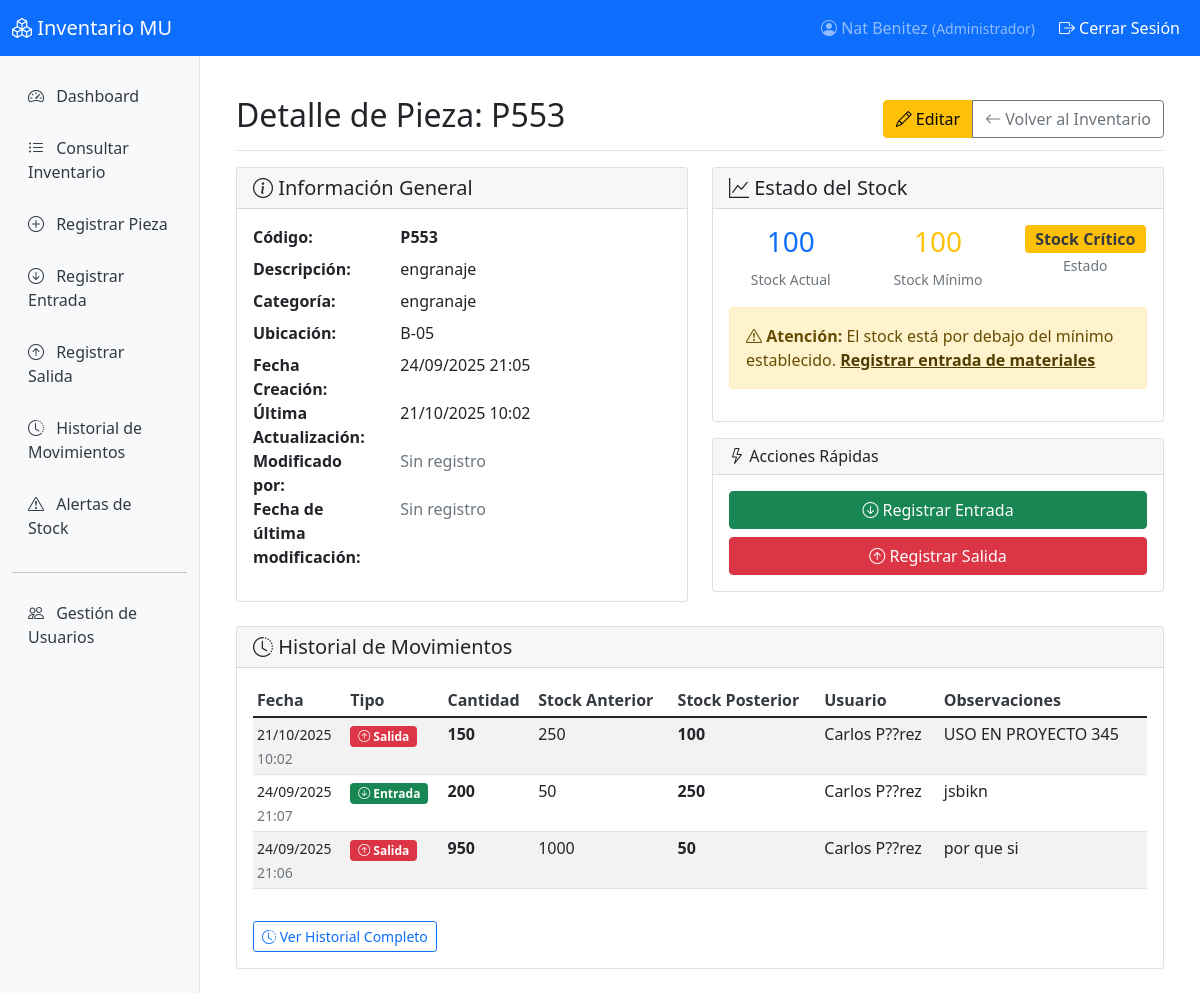
The page /inventario/detalle/12/ (signed in) on the database as committed earlier.
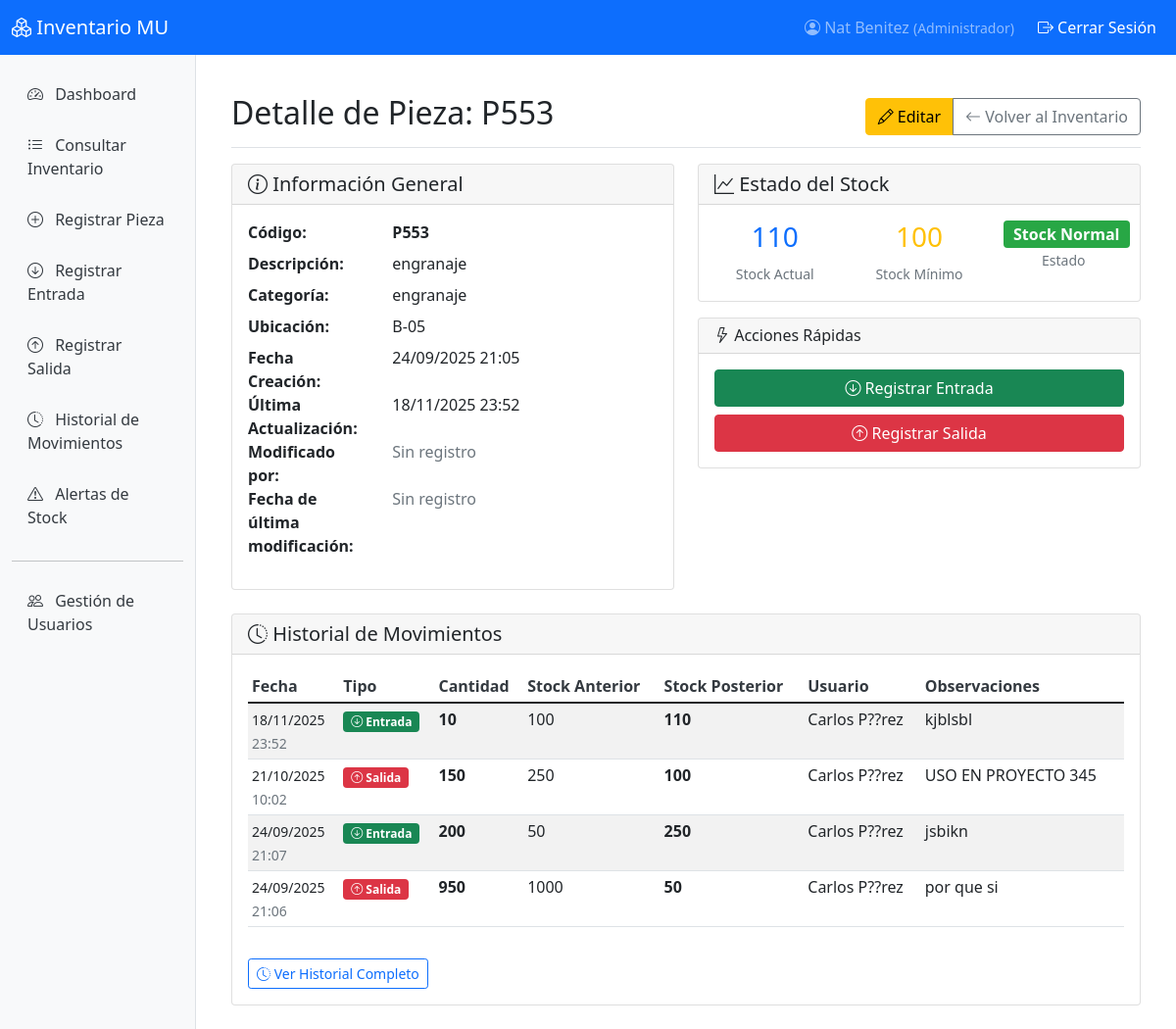
The same page on the database as committed later.
### inventario/models.py (models this page shows, shortened)
class Pieza(models.Model):
    codigo = models.CharField(
        max_length=50,
        unique=True,
        verbose_name='Código de pieza'
    )
    descripcion = models.TextField(verbose_name='Descripción')
    stock_actual = models.PositiveIntegerField(
        default=0,
        verbose_name='Stock actual'
    )
    stock_minimo = models.PositiveIntegerField(
        default=10,
        verbose_name='Stock mínimo'
    )
    ubicacion = models.CharField(
        max_length=100,
        verbose_name='Ubicación en bodega'
    )
    categoria = models.CharField(
        max_length=50,
        blank=True,
        verbose_name='Categoría'
    )
    fecha_creacion = models.DateTimeField(
        auto_now_add=True,
        verbose_name='Fecha de creación'
    )
    fecha_actualizacion = models.DateTimeField(
        auto_now=True,
        verbose_name='Última actualización'
    )
    ultima_modificacion_por = models.ForeignKey(
        User,
        null=True,
        blank=True,
        on_delete=models.SET_NULL,
        verbose_name='Última modificación por'
    )
    fecha_ultima_modificacion = models.DateTimeField(
        null=True,
        blank=True,
        verbose_name='Fecha de última modificación'
    )
    class Meta:
        verbose_name = 'Pieza'
        verbose_name_plural = 'Piezas'
        ordering = ['codigo']
    @property
    def stock_critico(self):
        return self.stock_actual <= self.stock_minimo

### movimientos/models.py (models this page shows, shortened)
class MovimientoStock(models.Model):
    TIPO_MOVIMIENTO_CHOICES = [
        ('entrada', 'Entrada'),
        ('salida', 'Salida'),
    ]
    pieza = models.ForeignKey(
        Pieza,
        on_delete=models.CASCADE,
        verbose_name='Pieza'
    )
    tipo_movimiento = models.CharField(
        max_length=10,
        choices=TIPO_MOVIMIENTO_CHOICES,
        verbose_name='Tipo de movimiento'
    )
    cantidad = models.PositiveIntegerField(verbose_name='Cantidad')
    fecha_movimiento = models.DateTimeField(
        auto_now_add=True,
        verbose_name='Fecha del movimiento'
    )
    usuario = models.ForeignKey(
        User,
        on_delete=models.CASCADE,
        verbose_name='Usuario que registró'
    )
    observaciones = models.TextField(
        blank=True,
        verbose_name='Observaciones'
    )
    stock_anterior = models.PositiveIntegerField(
        verbose_name='Stock anterior'
    )
    stock_posterior = models.PositiveIntegerField(
        verbose_name='Stock posterior'
    )
    class Meta:
        verbose_name = 'Movimiento de Stock'
        verbose_name_plural = 'Movimientos de Stock'
        ordering = ['-fecha_movimiento']

### usuarios/models.py (models this page shows, shortened)
class Usuario(AbstractUser):
    PERFILES_CHOICES = [
        ('administrador', 'Administrador'),
        ('logistica', 'Logística'),
        ('inventario', 'Inventario'),
        ('auditor', 'Auditor'),
        ('comprador', 'Comprador'),
        ('produccion', 'Jefe de Producción'),
    ]
    perfil = models.CharField(
        max_length=20,
        choices=PERFILES_CHOICES,
        default='inventario',
        verbose_name='Perfil de acceso'
    )
    class Meta:
        verbose_name = 'Usuario'
        verbose_name_plural = 'Usuarios'

### inventario/views.py (the view)
# urls.py: path('detalle/<int:pieza_id>/', views.detalle_pieza, name='detalle_pieza'),
@login_required
def detalle_pieza(request, pieza_id):
    pieza = get_object_or_404(Pieza, id=pieza_id)
    movimientos = MovimientoStock.objects.filter(pieza=pieza).order_by('-fecha_movimiento')[:20]
    context = {
        'pieza': pieza,
        'movimientos': movimientos,
    }
    return render(request, 'inventario/detalle.html', context)

### templates/inventario/detalle.html (shortened to what the changed rows need)
{% extends 'base.html' %}
{% block content %}
<div class="d-flex justify-content-between flex-wrap flex-md-nowrap align-items-center pt-3 pb-2 mb-3 border-bottom">
    <h1 class="h2">Detalle de Pieza: {{ pieza.codigo }}</h1>
    <div class="btn-group">
        {% if user.perfil in 'administrador,inventario,logistica' %}
            <a href="{% url 'editar_pieza' pieza.id %}" class="btn btn-warning">
            </a>
        {% endif %}
        <a href="{% url 'lista_piezas' %}" class="btn btn-outline-secondary">
        </a>
    </div>
</div>
<div class="row">
    <div class="col-md-6">
        <div class="card">
            <div class="card-body">
                <dl class="row">
                    <dt class="col-sm-4">Código:</dt>
                    <dd class="col-sm-8">
                        <strong>{{ pieza.codigo }}</strong>
                    </dd>
                    <dt class="col-sm-4">Descripción:</dt>
                    <dd class="col-sm-8">{{ pieza.descripcion }}</dd>
                    <dt class="col-sm-4">Categoría:</dt>
                    <dd class="col-sm-8">{{ pieza.categoria|default:"Sin categoría" }}</dd>
                    <dt class="col-sm-4">Ubicación:</dt>
                    <dd class="col-sm-8">{{ pieza.ubicacion }}</dd>
                    <dt class="col-sm-4">Fecha Creación:</dt>
                    <dd class="col-sm-8">{{ pieza.fecha_creacion|date:"d/m/Y H:i" }}</dd>
                    <dt class="col-sm-4">Última Actualización:</dt>
                    <dd class="col-sm-8">{{ pieza.fecha_actualizacion|date:"d/m/Y H:i" }}</dd>
                    <dt class="col-sm-4">Modificado por:</dt>
                    <dd class="col-sm-8">
                        {% if pieza.ultima_modificacion_por %}
                            {{ pieza.ultima_modificacion_por.get_full_name|default:pieza.ultima_modificacion_por.username }}
                        {% else %}
                            <span class="text-muted">Sin registro</span>
                        {% endif %}
                    </dd>
                    <dt class="col-sm-4">Fecha de última modificación:</dt>
                    <dd class="col-sm-8">
                        {% if pieza.fecha_ultima_modificacion %}
                            {{ pieza.fecha_ultima_modificacion|date:"d/m/Y H:i" }}
                        {% else %}
                            <span class="text-muted">Sin registro</span>
                        {% endif %}
                    </dd>
                </dl>
            </div>
        </div>
    </div>
    <div class="col-md-6">
        <div class="card">
            <div class="card-body">
                <div class="row text-center">
                    <div class="col-4">
                        <h3 class="text-primary">{{ pieza.stock_actual }}</h3>
                        <small class="text-muted">Stock Actual</small>
                    </div>
                    <div class="col-4">
                        <h3 class="text-warning">{{ pieza.stock_minimo }}</h3>
                        <small class="text-muted">Stock Mínimo</small>
                    </div>
                    <div class="col-4">
                        {% if pieza.stock_actual == 0 %}
                            <span class="badge badge-sin-stock fs-6">Sin Stock</span>
                        {% elif pieza.stock_critico %}
                            <span class="badge badge-stock-critico fs-6">Stock Crítico</span>
                        {% else %}
                            <span class="badge badge-stock-normal fs-6">Stock Normal</span>
                        {% endif %}
                        <br><small class="text-muted">Estado</small>
                    </div>
                </div>
                {% if pieza.stock_critico %}
                    <div class="alert alert-warning mt-3">
                        <i class="bi bi-exclamation-triangle"></i>
                        <strong>Atención:</strong> El stock está por debajo del mínimo establecido.
                        {% if user.perfil in 'administrador,logistica' %}
                            <a href="{% url 'registrar_entrada' %}?pieza={{ pieza.id }}" class="alert-link">
                                Registrar entrada de materiales
                            </a>
                        {% endif %}
                    </div>
                {% endif %}
            </div>
        </div>
    </div>
</div>
<div class="row mt-4">
    <div class="col-12">
        <div class="card">
            <div class="card-body">
                {% if movimientos %}
                    <div class="table-responsive">
                        <table class="table table-striped table-sm">
                            <thead>
                                <tr>
                                    <th>Fecha</th>
                                    <th>Tipo</th>
                                    <th>Cantidad</th>
                                    <th>Stock Anterior</th>
                                    <th>Stock Posterior</th>
                                    <th>Usuario</th>
                                    <th>Observaciones</th>
                                </tr>
                            </thead>
                            <tbody>
                                {% for movimiento in movimientos %}
                                    <tr>
                                        <td>
                                            <small>{{ movimiento.fecha_movimiento|date:"d/m/Y" }}</small><br>
                                            <small class="text-muted">{{ movimiento.fecha_movimiento|time:"H:i" }}</small>
                                        </td>
                                        <td>
                                            {% if movimiento.tipo_movimiento == 'entrada' %}
                                                <span class="badge bg-success">
                                                    <i class="bi bi-arrow-down-circle"></i> Entrada
                                                </span>
                                            {% else %}
                                                <span class="badge bg-danger">
                                                    <i class="bi bi-arrow-up-circle"></i> Salida
                                                </span>
                                            {% endif %}
                                        </td>
                                        <td><strong>{{ movimiento.cantidad }}</strong></td>
                                        <td>{{ movimiento.stock_anterior }}</td>
                                        <td><strong>{{ movimiento.stock_posterior }}</strong></td>
                                        <td>{{ movimiento.usuario.get_full_name|default:movimiento.usuario.username }}</td>
                                        <td>
                                            {% if movimiento.observaciones %}
                                                {{ movimiento.observaciones|truncatechars:30 }}
                                            {% else %}
                                                <span class="text-muted">-</span>
                                            {% endif %}
                                        </td>
                                    </tr>
                                {% endfor %}
                            </tbody>
                        </table>
                    </div>
                {% else %}
                    <p class="text-muted text-center py-3">
                        <i class="bi bi-info-circle"></i>
                        No hay movimientos registrados para esta pieza.
                    </p>
                {% endif %}
            </div>
        </div>
    </div>
</div>
{% endblock %}

Rows that differ between the two databases and show on the page:
changed Pieza "engranaje": fecha_actualizacion "21/10/2025 10:02" → "18/11/2025 23:52"; stock_actual "100" → "110"
added MovimientoStock: fecha_movimiento "18/11/2025", fecha_movimiento "23:52", tipo_movimiento "entrada" (drawn), cantidad "10", stock_anterior "100", stock_posterior "110", usuario.get_full_name "Carlos P??rez", observaciones "kjblsbl"
Other text that changed with them:
text no longer shown: "Stock Crítico Atención: El stock está por debajo del mínimo establecido. Registrar entrada de materiales"
text now shown: "Stock Normal"
